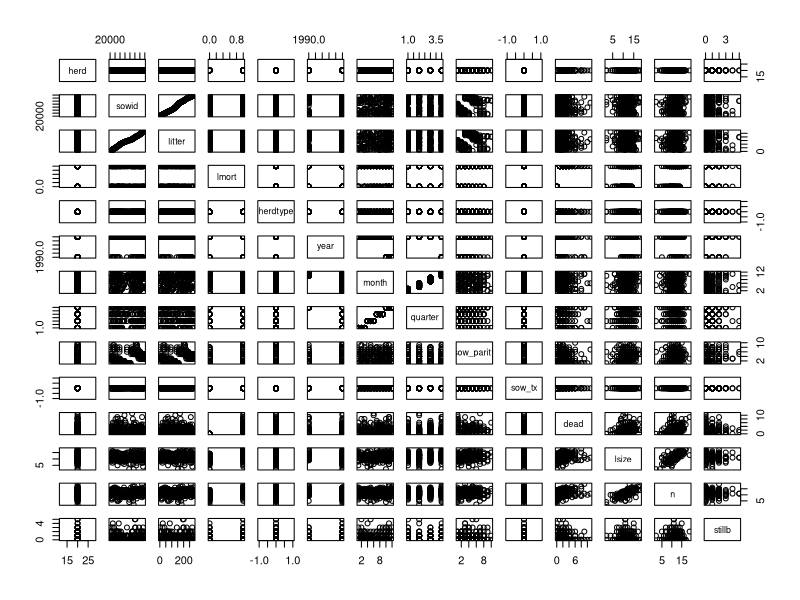

Generate this figure with R:
## ---- chunk 1
# Demonstrate how to read data from tools menu
1+1
## ---- chunk 2
# Read data from file 'herd_20.txt'
herd_20 <- read.table("herd_20.txt", header = TRUE)

plot(herd_20)

# View a summary of the dataset
summary(herd_20)

# View the first six rows of the dataset
head(herd_20)

# View the structure of the dataset
str(herd_20)
## ---- chunk 3
herd_20$manager <- "Alice"

# View the structure of the dataset again
str(herd_20)

# View the first six rows of the dataset
head(herd_20)
## ---- chunk 4
files <- c("herd_20.txt", "herd_21.txt", "herd_22.txt", "herd_23.txt",
           "herd_24.txt", "herd_25.txt", "herd_26.txt", "herd_27.txt",
           "herd_28.txt", "herd_30.txt", "herd_31.txt", "herd_33.txt",
           "herd_34.txt", "herd_36.txt", "herd_37.txt", "herd_38.txt")
